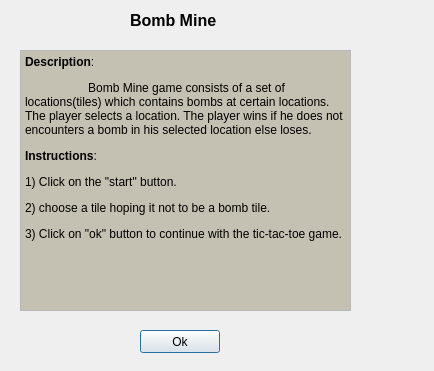
<?xml version="1.0" encoding="UTF-8"?>
<ui version="4.0">
 <class>aboutBomb</class>
 <widget class="QDialog" name="aboutBomb">
  <property name="geometry">
   <rect>
    <x>0</x>
    <y>0</y>
    <width>434</width>
    <height>371</height>
   </rect>
  </property>
  <property name="windowTitle">
   <string>Dialog</string>
  </property>
  <widget class="QTextBrowser" name="textBrowser">
   <property name="geometry">
    <rect>
     <x>20</x>
     <y>50</y>
     <width>331</width>
     <height>261</height>
    </rect>
   </property>
   <property name="palette">
    <palette>
     <active>
      <colorrole role="Base">
       <brush brushstyle="SolidPattern">
        <color alpha="255">
         <red>197</red>
         <green>193</green>
         <blue>178</blue>
        </color>
       </brush>
      </colorrole>
     </active>
     <inactive>
      <colorrole role="Base">
       <brush brushstyle="SolidPattern">
        <color alpha="255">
         <red>197</red>
         <green>193</green>
         <blue>178</blue>
        </color>
       </brush>
      </colorrole>
     </inactive>
     <disabled>
      <colorrole role="Base">
       <brush brushstyle="SolidPattern">
        <color alpha="255">
         <red>239</red>
         <green>235</green>
         <blue>231</blue>
        </color>
       </brush>
      </colorrole>
     </disabled>
    </palette>
   </property>
   <property name="html">
    <string>&lt;!DOCTYPE HTML PUBLIC &quot;-//W3C//DTD HTML 4.0//EN&quot; &quot;http://www.w3.org/TR/REC-html40/strict.dtd&quot;&gt;
&lt;html&gt;&lt;head&gt;&lt;meta name=&quot;qrichtext&quot; content=&quot;1&quot; /&gt;&lt;style type=&quot;text/css&quot;&gt;
p, li { white-space: pre-wrap; }
&lt;/style&gt;&lt;/head&gt;&lt;body style=&quot; font-family:'Sans Serif'; font-size:9pt; font-weight:400; font-style:normal;&quot;&gt;
&lt;p style=&quot; margin-top:12px; margin-bottom:12px; margin-left:0px; margin-right:0px; -qt-block-indent:0; text-indent:0px;&quot;&gt;&lt;span style=&quot; font-weight:600;&quot;&gt;Description&lt;/span&gt;:&lt;/p&gt;
&lt;p style=&quot; margin-top:12px; margin-bottom:12px; margin-left:0px; margin-right:0px; -qt-block-indent:0; text-indent:0px;&quot;&gt;                   Bomb Mine game consists of a set of locations(tiles) which contains bombs at certain locations. The player selects a location. The player wins if he does not encounters a bomb in his selected location else loses.&lt;/p&gt;
&lt;p style=&quot; margin-top:12px; margin-bottom:12px; margin-left:0px; margin-right:0px; -qt-block-indent:0; text-indent:0px;&quot;&gt;&lt;span style=&quot; font-weight:600;&quot;&gt;Instructions&lt;/span&gt;:&lt;/p&gt;
&lt;p style=&quot; margin-top:12px; margin-bottom:12px; margin-left:0px; margin-right:0px; -qt-block-indent:0; text-indent:0px;&quot;&gt;1) Click on the &amp;quot;start&amp;quot; button.&lt;/p&gt;
&lt;p style=&quot; margin-top:12px; margin-bottom:12px; margin-left:0px; margin-right:0px; -qt-block-indent:0; text-indent:0px;&quot;&gt;2) choose a tile hoping it not to be a bomb tile.&lt;/p&gt;
&lt;p style=&quot; margin-top:12px; margin-bottom:12px; margin-left:0px; margin-right:0px; -qt-block-indent:0; text-indent:0px;&quot;&gt;3) Click on &amp;quot;ok&amp;quot; button to continue with the tic-tac-toe game.                   &lt;/p&gt;&lt;/body&gt;&lt;/html&gt;</string>
   </property>
  </widget>
  <widget class="QLabel" name="label">
   <property name="geometry">
    <rect>
     <x>130</x>
     <y>10</y>
     <width>131</width>
     <height>21</height>
    </rect>
   </property>
   <property name="text">
    <string>&lt;html&gt;&lt;head/&gt;&lt;body&gt;&lt;p&gt;&lt;span style=&quot; font-size:12pt; font-weight:600;&quot;&gt;Bomb Mine&lt;/span&gt;&lt;/p&gt;&lt;/body&gt;&lt;/html&gt;</string>
   </property>
  </widget>
  <widget class="QPushButton" name="buttonBox">
   <property name="geometry">
    <rect>
     <x>140</x>
     <y>330</y>
     <width>80</width>
     <height>23</height>
    </rect>
   </property>
   <property name="text">
    <string>Ok</string>
   </property>
  </widget>
 </widget>
 <resources/>
 <connections/>
</ui>
